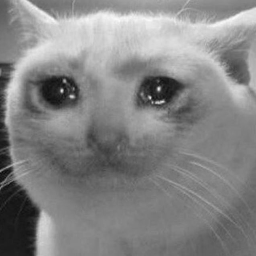
//> input picture hw4/b06902091_hw4/sample1.png, 256 x 256 px
$ ./hw4_p1   (built with g++ and OpenCV 4)
//> lines starting //> are read from the running program, lines starting //| are printed output that depends on the picture; after the words box and inside, x2 and y2 are one past the last pixel; in counts of white or black regions, pixels touching at a corner belong together
#include <iostream>
#include <vector>
#include <math.h>
#include <opencv2/opencv.hpp>
#include <cstdlib>

using namespace cv;
using namespace std;

double psnr_func(Mat original, Mat target)
{
    double MSE = 0;
    for (int i = 0; i < original.rows; i++)
    {
        for (int j = 0; j < original.cols; j++)
        {
            MSE += (original.at<uchar>(i, j) - target.at<uchar>(i, j)) * (original.at<uchar>(i, j) - target.at<uchar>(i, j));
        }
    }

    MSE /= (double)(original.rows * original.cols);

    double PSNR = 10 * log10(255 * 255 / MSE);
    return PSNR;
}

void threshold_matrix(int input[][256], int output[][256], int size)
{
    for (int i = 0; i < size; i++)
    {
        for (int j = 0; j < size; j++)
        {
            output[i][j] = 255 * (input[i][j] + 0.5) / (size * size);
        }
    }
}

void halftoning(Mat input, Mat output, int threshold_mat[][256], int mat_size)
{
    for (int i = 0; i < input.rows; i += mat_size)
    {
        for (int j = 0; j < input.cols; j += mat_size)
        {
            for (int a = 0; a < mat_size; a++)
            {
                for (int b = 0; b < mat_size; b++)
                {
                    int x = i + a;
                    int y = j + b;
                    if (x >= input.rows || y >= input.cols)
                    {
                        continue;
                    }
                    if (input.at<uchar>(x, y) >= threshold_mat[a][b])
                    {
                        output.at<uchar>(x, y) = 255;
                    }
                    else
                    {
                        output.at<uchar>(x, y) = 0;
                    }
                }
            }
        }
    }
}

void expand(int input[][256], int output[256][256], int size, int final_size)
{
    int temp[256][256] = {0};
    for (int i = 0; i < size; i++)
    {
        for (int j = 0; j < size; j++)
        {
            temp[i][j] = input[i][j];
        }
    }

    while (size < final_size)
    {
        for (int i = 0; i < size; i++)
        {
            for (int j = 0; j < size; j++)
            {
                output[i][j] = temp[i][j] * 4 + 1;
            }
        }
        for (int i = size; i < size * 2; i++)
        {
            for (int j = 0; j < size; j++)
            {
                output[i][j] = temp[i - size][j] * 4 + 3;
            }
        }
        for (int i = 0; i < size; i++)
        {
            for (int j = size; j < size * 2; j++)
            {
                output[i][j] = temp[i][j - size] * 4 + 2;
            }
        }
        for (int i = size; i < size * 2; i++)
        {
            for (int j = size; j < size * 2; j++)
            {
                output[i][j] = temp[i - size][j - size] * 4 + 0;
            }
        }
        size *= 2;

        for (int i = 0; i < size; i++)
        {
            for (int j = 0; j < size; j++)
            {

                temp[i][j] = output[i][j];
            }
        }
    }
}

void floyd_error_diffusion(Mat input, Mat output)
{
    float diff[2][3] = {{0, 0, 7},
                        {3, 5, 1}};
    float total_error[input.rows][input.cols] = {0};
    float error;
    for (int i = 0; i < input.rows; i++)
    {
        for (int j = 0; j < input.cols; j++)
        {
            //diffused
            input.at<uchar>(i, j) += total_error[i][j];

            //thresholding
            if (input.at<uchar>(i, j) >= 128)
            {
                error = input.at<uchar>(i, j) - 255;
                output.at<uchar>(i, j) = 255;
            }
            else
            {
                error = input.at<uchar>(i, j) - 0;
                output.at<uchar>(i, j) = 0;
            }

            //new error diffusion
            for (int a = 0; a < 2; a++)
            {
                for (int b = 0; b < 3; b++)
                {
                    int x = i + a;
                    int y = j - 1 + b;
                    if (x >= input.rows || y >= output.cols)
                    {
                        continue;
                    }
                    total_error[x][y] += (float)error * diff[a][b] / 16.0;
                }
            }
        }
    }
}

void Jarvis_error_diffusion(Mat input, Mat output)
{
    float diff[3][5] = {{0, 0, 0, 7, 5}, {3, 5, 7, 5, 3}, {1, 3, 5, 3, 1}};
    float total_error[input.rows][input.cols] = {0};
    float error;
    for (int i = 0; i < input.rows; i++)
    {
        for (int j = 0; j < input.cols; j++)
        {
            //diffused
            input.at<uchar>(i, j) += total_error[i][j];

            //thresholding
            if (input.at<uchar>(i, j) >= 128)
            {
                error = input.at<uchar>(i, j) - 255;
                output.at<uchar>(i, j) = 255;
            }
            else
            {
                error = input.at<uchar>(i, j) - 0;
                output.at<uchar>(i, j) = 0;
            }

            //new error diffusion
            for (int a = 0; a < 3; a++)
            {
                for (int b = 0; b < 5; b++)
                {
                    int x = i + a;
                    int y = j - 2 + b;
                    if (x >= input.rows || y >= output.cols)
                    {
                        continue;
                    }
                    total_error[x][y] += (float)error * diff[a][b] / 48.0;
                }
            }
        }
    }
}

void dot_mean(Mat input, Mat output, float max_intensity)
{
    int size = 8;
    for (int i = 0; i < input.rows; i += 8)
    {
        for (int j = 0; j < input.cols; j += 8)
        {
            float count = 0;
            for (int a = 0; a < 8; a++)
            {
                for (int b = 0; b < 8; b++)
                {
                    count += input.at<uchar>(i + a, j + b);
                }
            }
            count = (float)count / 64.0 / max_intensity * 6.0;

            circle(output, Point(j + size / 2, i + size / 2), count, Scalar(255), FILLED);
        }
    }
}
void dot_median(Mat input, Mat output, float max_intensity)
{
    int size = 8;
    float count;
    for (int i = 0; i < input.rows; i += 8)
    {
        for (int j = 0; j < input.cols; j += 8)
        {
            vector<int> v;
            for (int a = 0; a < 8; a++)
            {
                for (int b = 0; b < 8; b++)
                {
                    v.push_back(input.at<uchar>(i + a, j + b));
                }
            }
            sort(v.begin(), v.end());
            count = v[31] / max_intensity * 6.0;
            v.clear();
            circle(output, Point(j + size / 2, i + size / 2), count, Scalar(255), FILLED);
        }
    }
}
int main()
{
    // input image
    Mat sample1 = imread("sample1.png", CV_8UC1);
//> sample1 is the input picture: 256 rows x 256 cols, CV_8UC1; min 8, max 250, mean 132.5
    Mat sample2 = imread("sample2.png", CV_8UC1);
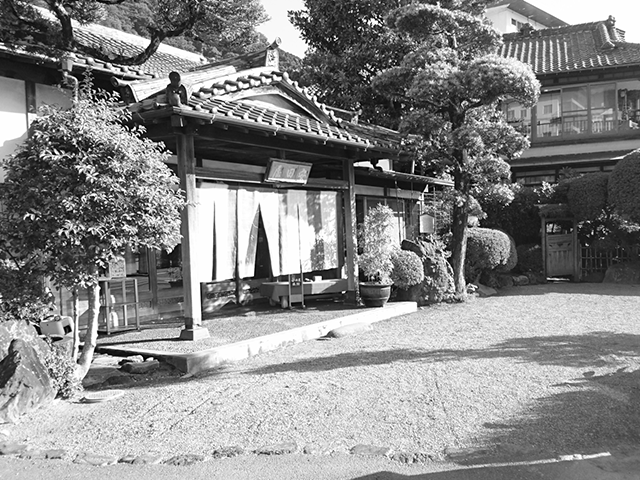
//> input picture hw4/b06902091_hw4/sample2.png, 640 x 480 px
//> sample2 is the input picture: 480 rows x 640 cols, CV_8UC1; min 0, max 255, mean 135.4
    Mat sample3 = imread("sample3.png", CV_8UC1);
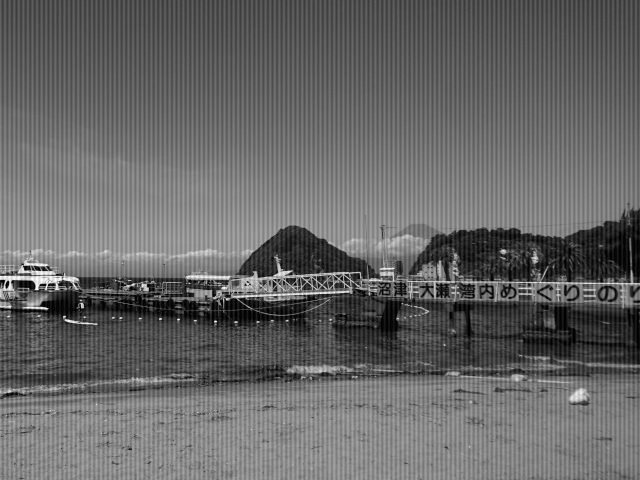
//> input picture hw4/b06902091_hw4/sample3.png, 640 x 480 px
//> sample3 is the input picture: 480 rows x 640 cols, CV_8UC1; min 0, max 255, mean 102.3

    // (1a) I_2 halftoning
    int I_2[256][256] = {{1, 2}, {3, 0}};
    I_2[0][0] = 1;
    I_2[0][1] = 2;
    I_2[1][0] = 3;
    I_2[1][1] = 0;
    int T_2[256][256] = {0};
    threshold_matrix(I_2, T_2, 2);

    Mat result(sample1.rows, sample1.cols, CV_8UC1, Scalar(0));
    halftoning(sample1, result, T_2, 2);
//> after the loop in halftoning, `for (int i = 0; i < input.rows; i += mat_size)`: output: 256 rows x 256 cols, CV_8UC1; 51.9% white; black in thin lines or dots
    imwrite("result1.png", result);

    // (1b) Expand to I_256 and halftoning
    int I_256[256][256] = {0};
    int T_256[256][256] = {0};
    expand(I_2, I_256, 2, 256);
    threshold_matrix(I_256, T_256, 256);
    halftoning(sample1, result, T_256, 256);
//> call 2 of halftoning, with mat_size = 256
//> after the loop in halftoning (call 2), `for (int i = 0; i < input.rows; i += mat_size)`:
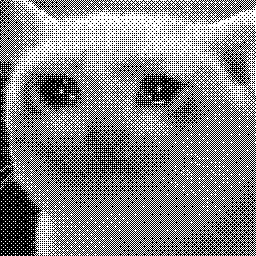
//> output: 256 rows x 256 cols, CV_8UC1; 52.3% white; black in thin lines or dots
    imwrite("result2.png", result);

    //(1c) error diffusion
    Mat sample1_clone = sample1.clone();
    floyd_error_diffusion(sample1, result);
//> the loop in floyd_error_diffusion, `for (int i = 0; i < input.rows; i++)` made 256 passes
//> error on passes 1 to 3: -65, -71, 64
//> after the loop in floyd_error_diffusion, `for (int i = 0; i < input.rows; i++)`:
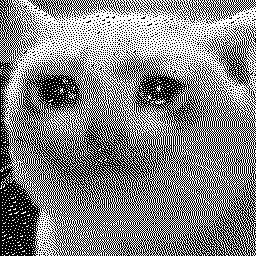
//> output: 256 rows x 256 cols, CV_8UC1; 51.7% white; black in thin lines or dots
//> after the loop in floyd_error_diffusion, `for (int i = 0; i < input.rows; i++)`: error = -97
    imwrite("result3.png", result);
    cout << "Floyd: " << psnr_func(sample1_clone, result)<<endl;
//> the loop in psnr_func, `for (int i = 0; i < original.rows; i++)` made 256 passes
//> MSE on passes 1 to 3: 3897395, 7816664, 11865055
//> after the loop in psnr_func, `for (int i = 0; i < original.rows; i++)`: MSE = 943889183
//> in psnr_func, `MSE /= (double)(original.rows * original.cols);`: MSE = 14402.6
//> in psnr_func, `double PSNR = 10 * log10(255 * 255 / MSE);`: PSNR = 6.55
//| Floyd: 6.54639

    //(1c) error diffusion2
    sample1 = sample1_clone.clone();
    Jarvis_error_diffusion(sample1, result);
//> the loop in Jarvis_error_diffusion, `for (int i = 0; i < input.rows; i++)` made 256 passes
//> error on passes 1 to 3: -112, -126, -118
//> after the loop in Jarvis_error_diffusion, `for (int i = 0; i < input.rows; i++)`:
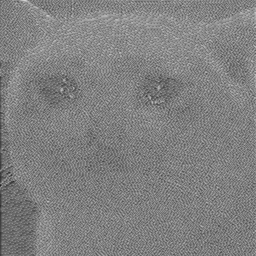
//> input: 256 rows x 256 cols, CV_8UC1; min 31, max 209, mean 128.1
//> after the loop in Jarvis_error_diffusion, `for (int i = 0; i < input.rows; i++)`:
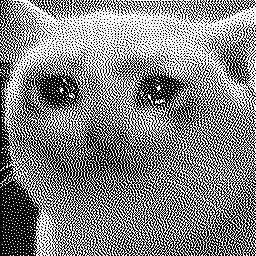
//> output: 256 rows x 256 cols, CV_8UC1; 51.8% white; black in thin lines or dots
//> after the loop in Jarvis_error_diffusion, `for (int i = 0; i < input.rows; i++)`: error = -116
    imwrite("result4.png", result);
    cout << "Jarvis : " << psnr_func(sample1_clone, result)<<endl;
//> the loop in psnr_func (call 2), `for (int i = 0; i < original.rows; i++)` made 256 passes
//> MSE on passes 1 to 3: 3403205, 7737359, 11623060
//| Jarvis : 6.61083

    //(1d) dot
    sample1 = sample1_clone.clone();
    float max_intensity = 0;
    for (int i = 0; i < sample1.rows; i += 8)
    {
        for (int j = 0; j < sample1.cols; j += 8)
        {
            if (sample1.at<uchar>(i, j) > max_intensity)
            {
                max_intensity = sample1.at<uchar>(i, j);
            }
        }
    }
//> this loop made 32 passes
//> max_intensity on passes 1 to 12: 224, 228, 243, 243, 243, 243, 243, 243, 243, 243, 243, 243
//> after the loop, max_intensity = 243

    Mat mean(sample1.rows, sample1.cols, CV_8UC1, Scalar(0));
    dot_mean(sample1, mean, max_intensity);
//> after the loop in dot_mean, `for (int i = 0; i < input.rows; i += 8)`: output: 256 rows x 256 cols, CV_8UC1; 43.8% white; 718 white regions (359 under 20 px), largest, box (x1, y1, x2, y2) and area: (2, 0, 256, 120) 13503, (34, 209, 64, 256) 720, (137, 112, 168, 136) 319
    imwrite("sample1 dotted_mean.png", mean);

    Mat median(sample1.rows, sample1.cols, CV_8UC1, Scalar(0));
    dot_median(sample1, median, max_intensity);
//> the loop in dot_median, `for (int i = 0; i < input.rows; i += 8)` made 32 passes
//> count on passes 1 to 12: 3.19, 5.48, 5.33, 4.05, 3.53, 3.73, 4.05, 4.27, 4.4, 4.42, 4.47, 3.58
//> after the loop in dot_median, `for (int i = 0; i < input.rows; i += 8)`:
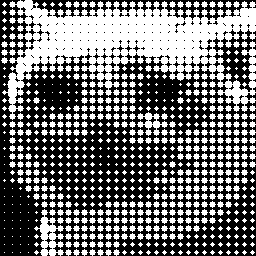
//> output: 256 rows x 256 cols, CV_8UC1; 43.8% white; 722 white regions (360 under 20 px), largest, box (x1, y1, x2, y2) and area: (2, 0, 256, 120) 13512, (34, 209, 64, 256) 644, (137, 112, 168, 136) 319
//> after the loop in dot_median, `for (int i = 0; i < input.rows; i += 8)`: count = 2.74
    imwrite("sample1 dotted_median.png", median);

    return 0;
}
